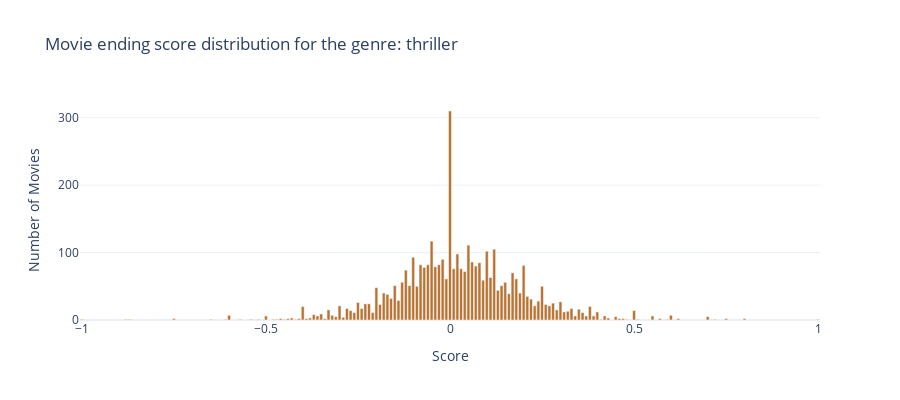

The cell this chart's notebook holds for it:
### Markdown cell above
What we observe is not surprising as the genres with the lowest mean ending scores are horror movies, psychological thrillers and crime thrillers. On the other hand, the genres with the highest mean scores are romantic comedies, musicals and children's/family movies. We can see that there seems to eb a difference in the ending score depending on the genre of the movie, but let's dig deeper! Let's have a look at the movie score distribution for each genre.

### Code cell
interactive_distribution_genre_plot(movies_genres)

### Figure 1 — Plotly figure (JSON) as saved in the notebook; plotly's stock layout.template omitted (floating-point values rounded to 4 significant figures)
{"data": [{"alignmentgroup": "True", "hovertemplate": "Score=%{x}<br>Number of Movies=%{y}<extra></extra>", "legendgroup": "", "marker": {"color": "#b87333", "pattern": {"shape": ""}}, "name": "", "offsetgroup": "", "orientation": "v", "showlegend": false, "textposition": "auto", "type": "bar", "x": [-1, -0.88, -0.87, -0.75, -0.65, -0.61, -0.6, -0.57, -0.54, -0.52, -0.5, -0.48, -0.47, -0.46, -0.45, -0.44, -0.43, -0.42, -0.41, -0.4, -0.39, -0.38, -0.37, -0.36, -0.35, -0.34, -0.33, -0.32, -0.31, -0.3, -0.29, -0.28, -0.27, -0.26, -0.25, -0.24, -0.23, -0.22, -0.21, -0.2, -0.19, -0.18, -0.17, -0.16, -0.15, -0.14, -0.13, -0.12, -0.11, -0.1, -0.09, -0.08, -0.07, -0.06, -0.05, -0.04, -0.03, -0.02, -0.01, 0, 0.01, 0.02, 0.03, 0.04, 0.05, 0.06, 0.07, 0.08, 0.09, 0.1, 0.11, 0.12, 0.13, 0.14, 0.15, 0.16, 0.17, 0.18, 0.19, 0.2, 0.21, 0.22, 0.23, 0.24, 0.25, 0.26, 0.27, 0.28, 0.29, 0.3, 0.31, 0.32, 0.33, 0.34, 0.35, 0.36, 0.37, 0.38, 0.39, 0.4, 0.41, 0.42, 0.43, 0.45, 0.46, 0.47, 0.48, 0.5, 0.51, 0.55, 0.57, 0.59, 0.6, 0.62, 0.7, 0.72, 0.75, 0.8, 1], "xaxis": "x", "y": [1, 1, 1, 2, 1, 1, 7, 1, 1, 1, 6, 1, 1, 2, 1, 2, 3, 1, 2, 20, 2, 3, 8, 6, 9, 2, 15, 7, 5, 21, 4, 17, 14, 11, 26, 17, 24, 24, 11, 48, 23, 40, 38, 32, 51, 29, 56, 74, 51, 93, 50, 82, 78, 82, 117, 79, 82, 90, 61, 310, 76, 98, 76, 72, 111, 86, 80, 85, 59, 102, 63, 105, 44, 51, 56, 39, 70, 61, 40, 81, 35, 31, 21, 28, 50, 23, 21, 25, 15, 27, 12, 13, 17, 6, 16, 11, 6, 20, 6, 12, 1, 6, 3, 5, 2, 2, 1, 14, 1, 6, 2, 1, 7, 2, 5, 1, 2, 2, 1], "yaxis": "y"}], "layout": {"barmode": "relative", "height": 400, "legend": {"tracegroupgap": 0}, "title": {"text": "Movie ending score distribution for the genre: thriller"}, "xaxis": {"anchor": "y", "domain": [0, 1], "title": {"text": "Score"}}, "yaxis": {"anchor": "x", "domain": [0, 1], "title": {"text": "Number of Movies"}}}}
